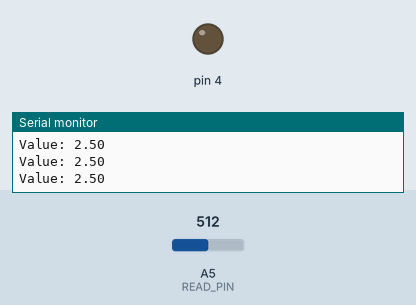
This program was run on a simulated Arduino Uno, built with avr-gcc and run on an emulated ATmega328P. On the bench: output pins drawn as LEDs (lit = HIGH), the last lines printed to the serial monitor. Inputs (shaded band) come from the test bench; at power-on: A5 (READ_PIN) = 512.

Above: at 1.3 s.
1.4 s: A5 (READ_PIN) set to 809
2.9 s: A5 (READ_PIN) set to 837
At 3.4 s:
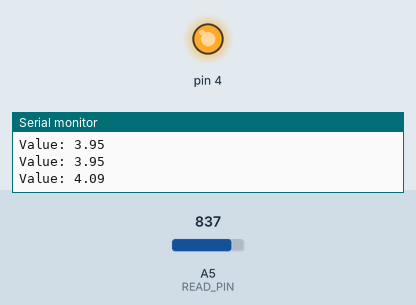
4.5 s: A5 (READ_PIN) set to 716
At 5.7 s:
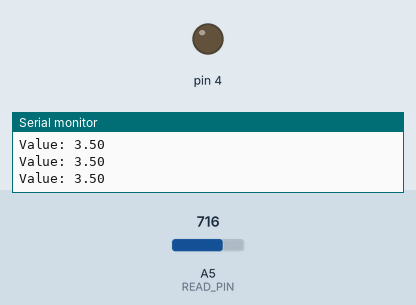
6.0 s: A5 (READ_PIN) set to 900
At 7.0 s:
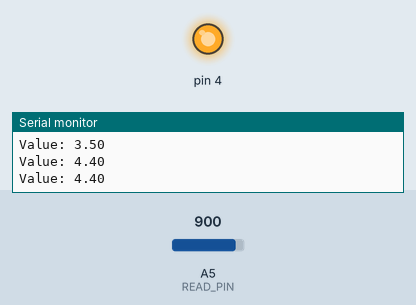
Timing chart, 0 to 8.5 s (numbered marks = the images above; inputs shaded):
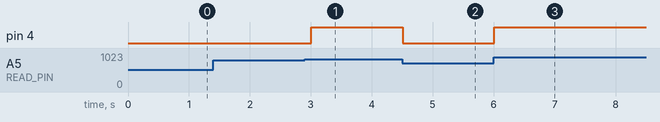

The program:

main.cpp
```cpp
#include <Arduino.h>

const int READ_PIN = PIN_A5;
const float MAX_VOLTS = 5.;
const int RED_LED_PIN = PIN4;
const float ALERT_VALUE = 4.;

float to_volts(float);
void alert(float);

void setup()
{
  pinMode(READ_PIN, INPUT);
  pinMode(RED_LED_PIN, OUTPUT);
  Serial.begin(9600);
  while (!Serial)
  {
  };
  Serial.println("Serial comm started!");
}

void loop()
{
  float analog_value = to_volts(analogRead(READ_PIN));
  char analog_value_str[8];
  dtostrf(analog_value, 4, 2, analog_value_str);

  char buffer[64];
  sprintf(buffer, "Value: %s", analog_value_str);
  Serial.println(buffer);

  alert(analog_value);

  delay(500);
}

float to_volts(float read_value)
{
  return MAX_VOLTS * read_value / 1023.;
}

void alert(float analog_value)
{
  if (analog_value > ALERT_VALUE)
  {
    digitalWrite(RED_LED_PIN, HIGH);
  }
  else
  {
    digitalWrite(RED_LED_PIN, LOW);
  }
}
```

Measured:
- the behaviour switches between 818 and 819 on A5 (READ_PIN) (found by bisection; images 0 and 1)
- after the input at 2.9 s, pin 4: LOW → HIGH after 0.10 s
- after the input at 4.5 s, pin 4: HIGH → LOW at once
- after the input at 6.0 s, pin 4: LOW → HIGH at once
